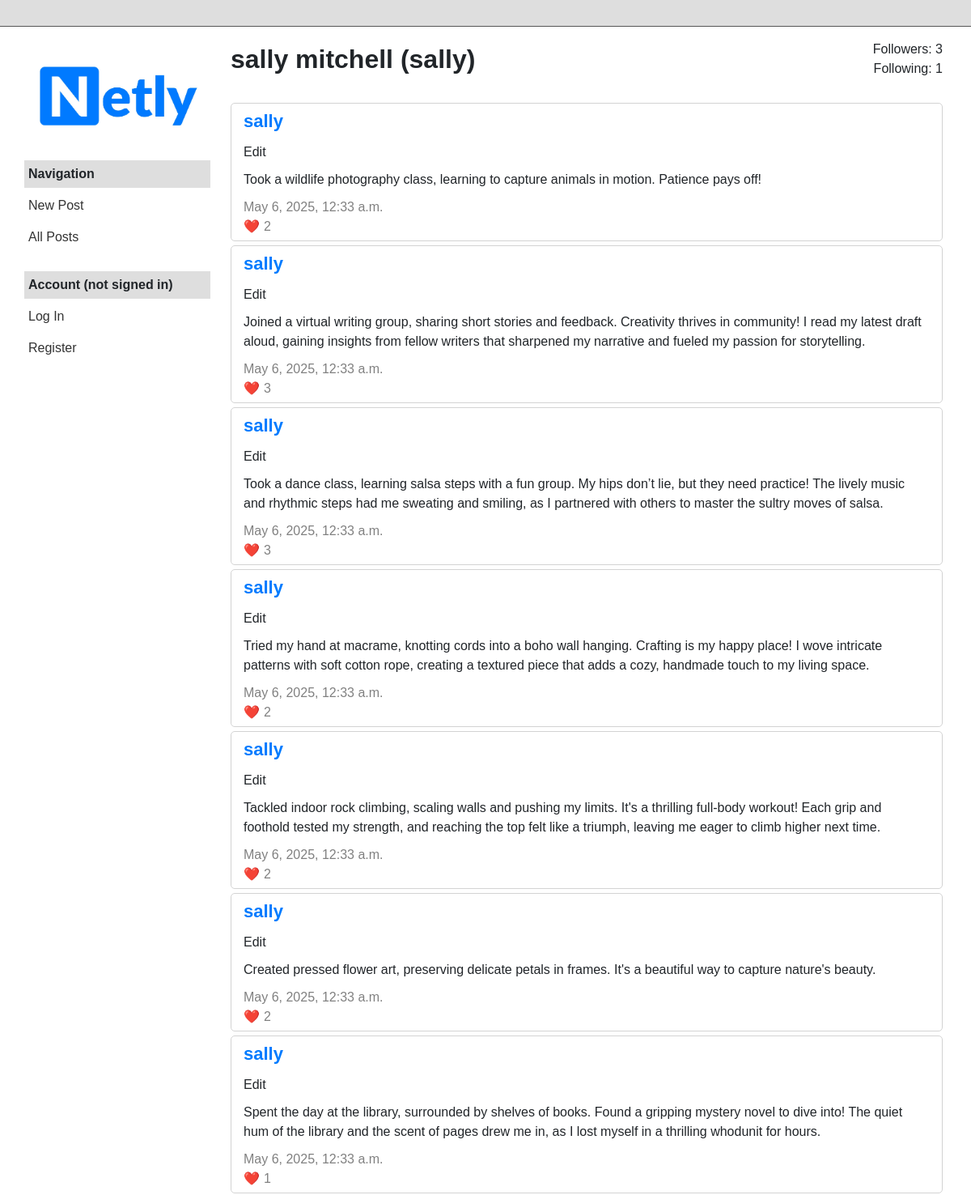
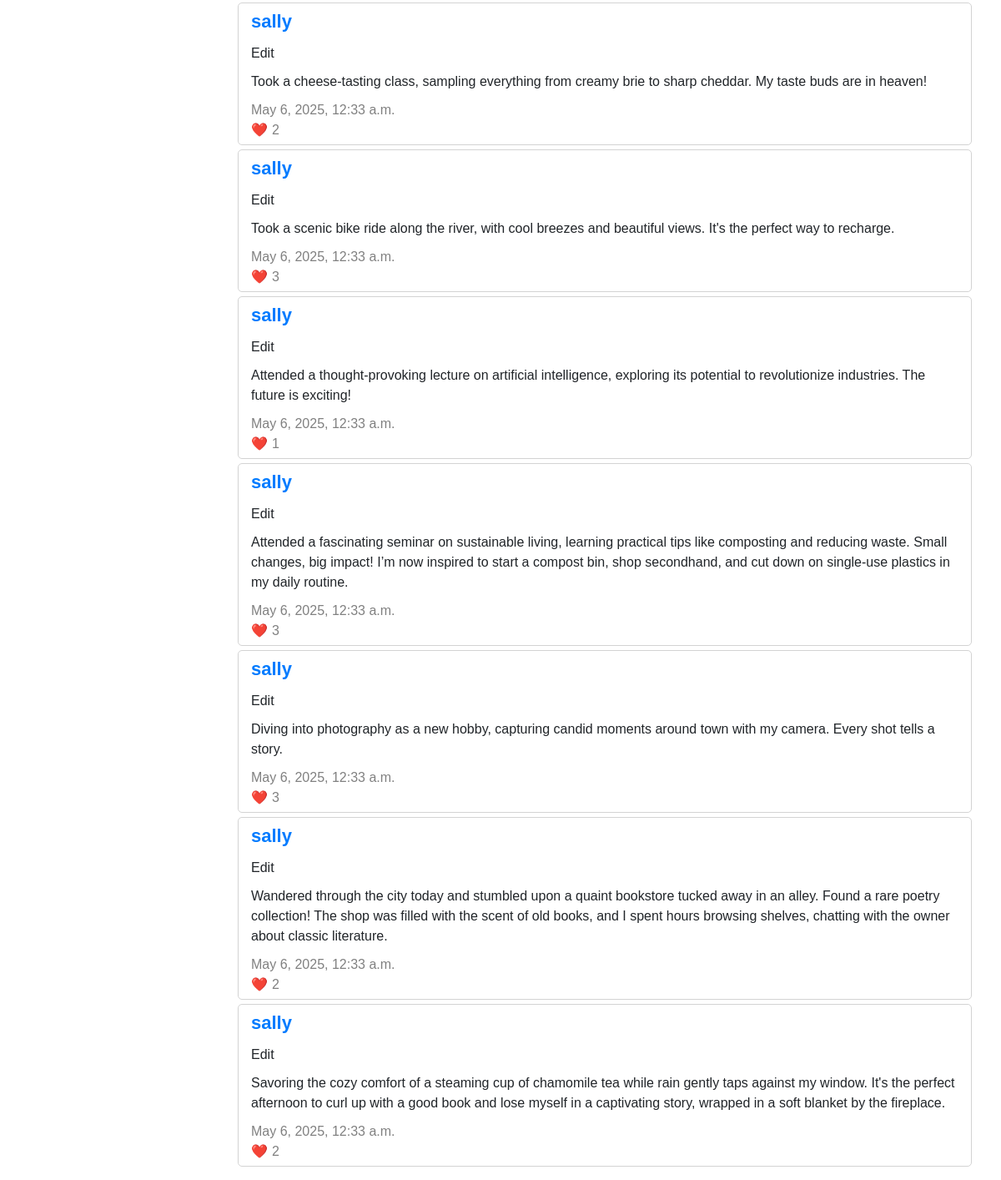
The app's page /profile/6, older data (2 pictures, top to bottom).
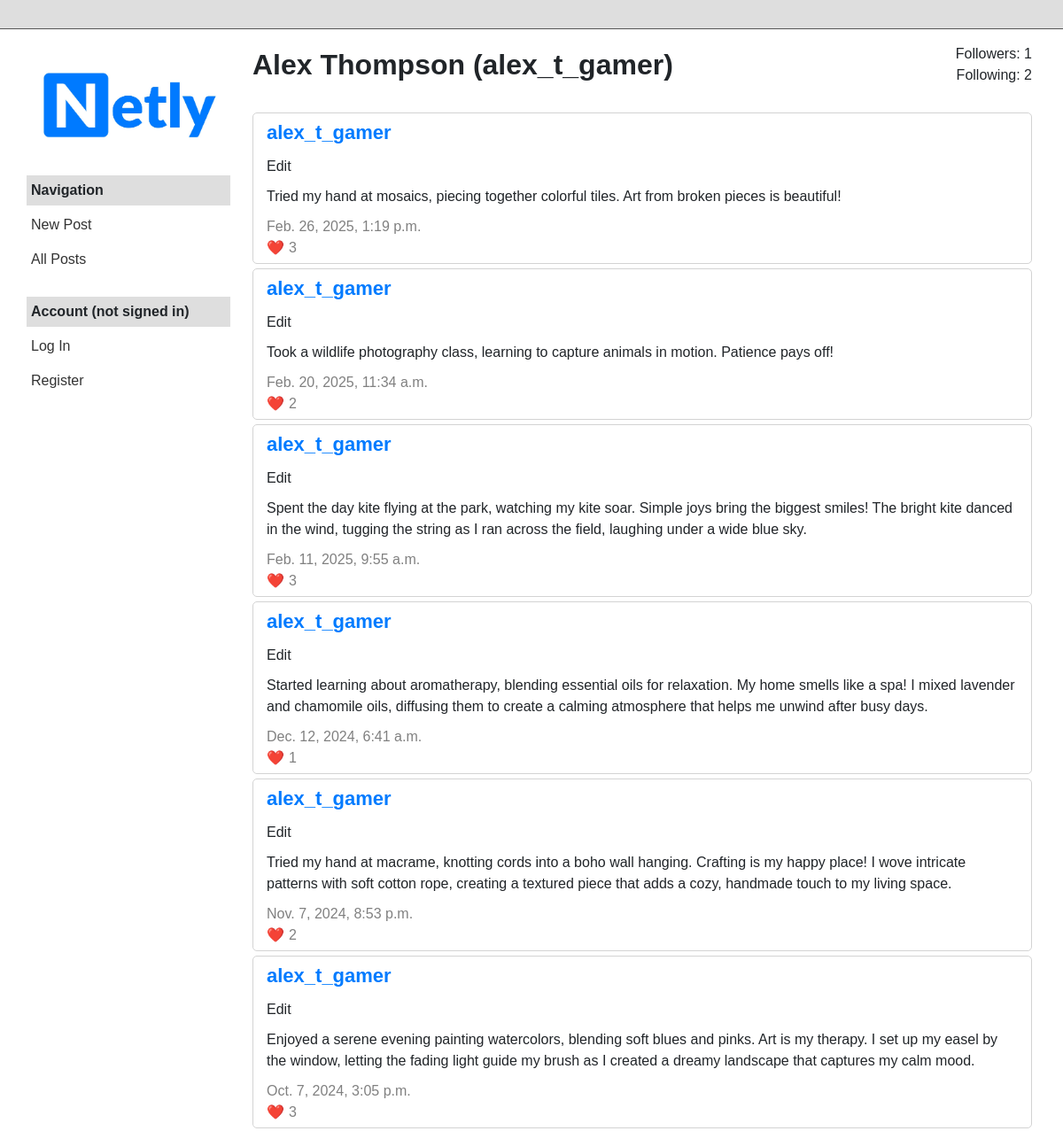
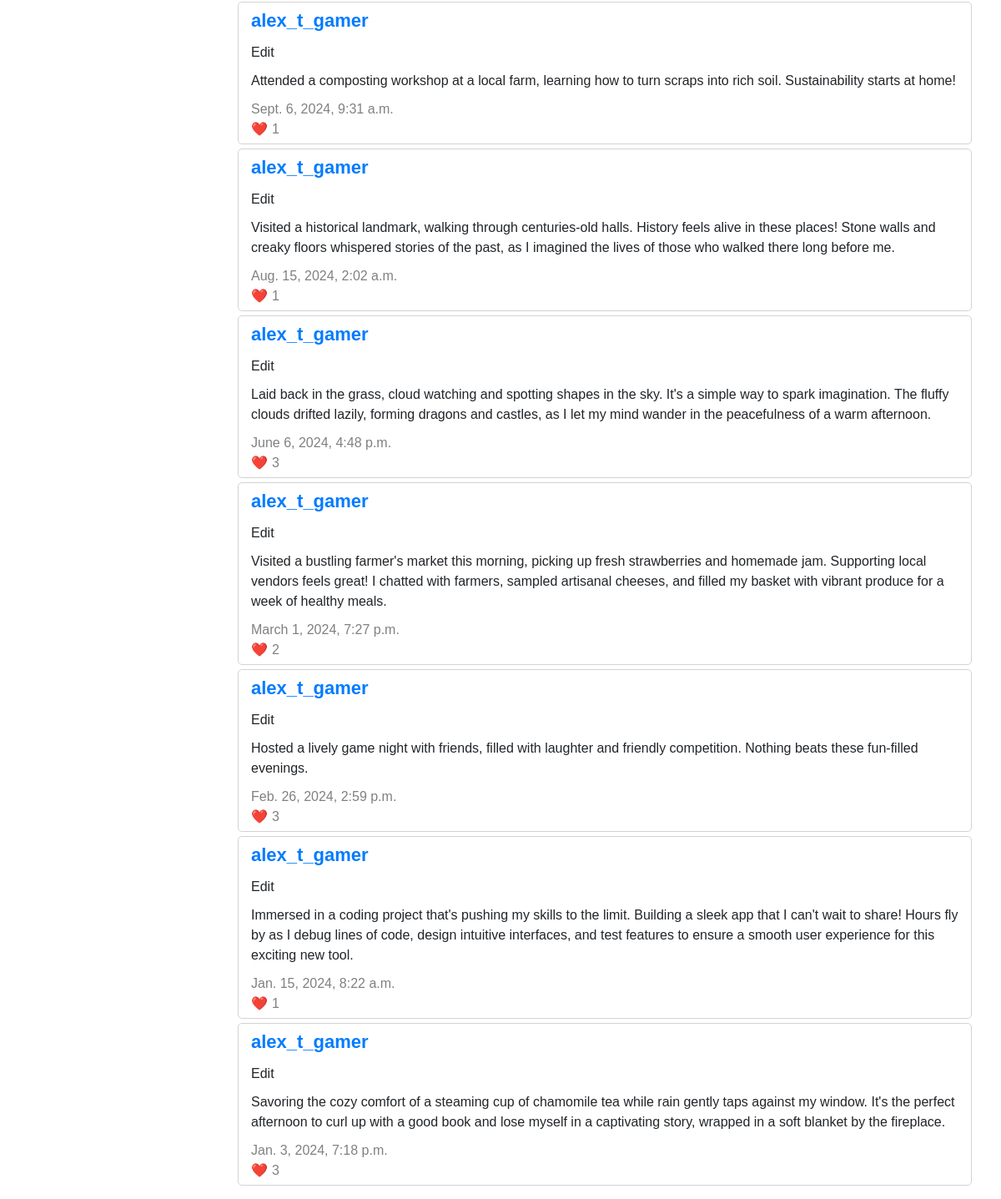
The same page, newer data (2 pictures, top to bottom).
### network/models.py (models this page shows, shortened)
class User(AbstractUser):
    def display_name(self):
        return f"{self.first_name} {self.last_name}" if self.first_name and self.last_name else self.username

class Post(models.Model):
    user = models.ForeignKey(User, on_delete=models.CASCADE, related_name="posts")
    content = models.TextField()
    created_at = models.DateTimeField(auto_now_add=True)
    def get_likes_count(self):
        return self.likes.count()

### network/views.py (the view)
# urls.py: path("profile/<int:user_id>", views.profile, name="profile"),
def profile(request, user_id):
    owner = User.objects.get(id=user_id)
    posts = Post.objects.filter(user=owner).order_by("-created_at")
    followers = Follow.objects.filter(followed=owner).count()
    following = Follow.objects.filter(follower=owner).count()
    is_following = request.user.is_following(owner) if request.user.is_authenticated else False
    if request.user.id == user_id:
        active_filter = "profile"
    else:
        active_filter = "other"
    return render(request, "network/profile.html", {
        "owner": owner,
        "posts": posts,
        "followers": followers,
        "following": following,
        "is_following": is_following,
        "active_filter": active_filter
    })

### network/templates/network/profile.html (shortened to what this page needs)
{% extends "network/layout.html" %}
{% load static %}
{% block body %}
    <div class="profile-container">
        <div class="profile-header-wrapper">
            <div class="profile-header">
                <div class="profile-info">
                    <div class="profile-name">{{ owner.display_name }} ({{ owner.username }})</div>
                </div>
                <div class="profile-stats">
                    <div>Followers: {{ followers }}</div>
                    <div>Following: {{ following }}</div>
                </div>
            </div>
        </div>
        <div class="profile-posts-container">
            {% for post in posts %}
                <div class="post-container">
                    <div class="post-name"><a href="{% url 'profile' post.user.id %}">{{ post.user.username }}</a></div>
                    <div class="post-edit">Edit</div>
                    <div class="post-content">{{ post.content }}</div>
                    <div class="post-date">{{ post.created_at }}</div>
                    <div class="post-likes">{{ post.get_likes_count }}</div>
                </div>
            {% endfor %}
        </div>
    </div>
{% endblock %}

Row changes from the older to the newer data that the page shows:
removed Post: user.username "sally", content "Took a wildlife photography class, learning to capture animals in motion. Patience pays off!", created_at "May 6, 2025, 12:33 a.m.", get_likes_count "2"
no longer on this page (row edited): Post: user.username "sally", content "Joined a virtual writing group, sharing short stories and feedback. Creativity thrives in community! I read my latest draft aloud, gaining insights from fellow writers that sharpened my narrative and fueled my passion for storytelling.", created_at "May 6, 2025, 12:33 a.m.", get_likes_count "3"
no longer on this page (row edited): Post: user.username "sally", content "Took a dance class, learning salsa steps with a fun group. My hips don’t lie, but they need practice! The lively music and rhythmic steps had me sweating and smiling, as I partnered with others to master the sultry moves of salsa.", created_at "May 6, 2025, 12:33 a.m.", get_likes_count "3"
removed Post: user.username "sally", content "Tried my hand at macrame, knotting cords into a boho wall hanging. Crafting is my happy place! I wove intricate patterns with soft cotton rope, creating a textured piece that adds a cozy, handmade touch to my living space.", created_at "May 6, 2025, 12:33 a.m.", get_likes_count "2"
no longer on this page (row edited): Post: user.username "sally", content "Tackled indoor rock climbing, scaling walls and pushing my limits. It's a thrilling full-body workout! Each grip and foothold tested my strength, and reaching the top felt like a triumph, leaving me eager to climb higher next time.", created_at "May 6, 2025, 12:33 a.m.", get_likes_count "2"
no longer on this page (row edited): Post: user.username "sally", content "Created pressed flower art, preserving delicate petals in frames. It's a beautiful way to capture nature's beauty.", created_at "May 6, 2025, 12:33 a.m.", get_likes_count "2"
no longer on this page (row edited): Post: user.username "sally", content "Spent the day at the library, surrounded by shelves of books. Found a gripping mystery novel to dive into! The quiet hum of the library and the scent of pages drew me in, as I lost myself in a thrilling whodunit for hours.", created_at "May 6, 2025, 12:33 a.m.", get_likes_count "1"
no longer on this page (row edited): Post: user.username "sally", content "Took a cheese-tasting class, sampling everything from creamy brie to sharp cheddar. My taste buds are in heaven!", created_at "May 6, 2025, 12:33 a.m.", get_likes_count "2"
no longer on this page (row edited): Post: user.username "sally", content "Took a scenic bike ride along the river, with cool breezes and beautiful views. It's the perfect way to recharge.", created_at "May 6, 2025, 12:33 a.m.", get_likes_count "3"
no longer on this page (row edited): Post: user.username "sally", content "Attended a thought-provoking lecture on artificial intelligence, exploring its potential to revolutionize industries. The future is exciting!", created_at "May 6, 2025, 12:33 a.m.", get_likes_count "1"
no longer on this page (row edited): Post: user.username "sally", content "Attended a fascinating seminar on sustainable living, learning practical tips like composting and reducing waste. Small changes, big impact! I’m now inspired to start a compost bin, shop secondhand, and cut down on single-use plastics in my daily routine.", created_at "May 6, 2025, 12:33 a.m.", get_likes_count "3"
no longer on this page (row edited): Post: user.username "sally", content "Diving into photography as a new hobby, capturing candid moments around town with my camera. Every shot tells a story.", created_at "May 6, 2025, 12:33 a.m.", get_likes_count "3"
no longer on this page (row edited): Post: user.username "sally", content "Wandered through the city today and stumbled upon a quaint bookstore tucked away in an alley. Found a rare poetry collection! The shop was filled with the scent of old books, and I spent hours browsing shelves, chatting with the owner about classic literature.", created_at "May 6, 2025, 12:33 a.m.", get_likes_count "2"
removed Post: user.username "sally", content "Savoring the cozy comfort of a steaming cup of chamomile tea while rain gently taps against my window. It's the perfect afternoon to curl up with a good book and lose myself in a captivating story, wrapped in a soft blanket by the fireplace.", created_at "May 6, 2025, 12:33 a.m.", get_likes_count "2"
changed User: display_name "sally mitchell" → "Alex Thompson"; username "sally" → "alex_t_gamer"
now on this page (row edited): Post: user.username "alex_t_gamer", content "Tried my hand at mosaics, piecing together colorful tiles. Art from broken pieces is beautiful!", created_at "Feb. 26, 2025, 1:19 p.m.", get_likes_count "3"
added Post: user.username "alex_t_gamer", content "Took a wildlife photography class, learning to capture animals in motion. Patience pays off!", created_at "Feb. 20, 2025, 11:34 a.m.", get_likes_count "2"
now on this page (row edited): Post: user.username "alex_t_gamer", content "Spent the day kite flying at the park, watching my kite soar. Simple joys bring the biggest smiles! The bright kite danced in the wind, tugging the string as I ran across the field, laughing under a wide blue sky.", created_at "Feb. 11, 2025, 9:55 a.m.", get_likes_count "3"
now on this page (row edited): Post: user.username "alex_t_gamer", content "Started learning about aromatherapy, blending essential oils for relaxation. My home smells like a spa! I mixed lavender and chamomile oils, diffusing them to create a calming atmosphere that helps me unwind after busy days.", created_at "Dec. 12, 2024, 6:41 a.m.", get_likes_count "1"
added Post: user.username "alex_t_gamer", content "Tried my hand at macrame, knotting cords into a boho wall hanging. Crafting is my happy place! I wove intricate patterns with soft cotton rope, creating a textured piece that adds a cozy, handmade touch to my living space.", created_at "Nov. 7, 2024, 8:53 p.m.", get_likes_count "2"
now on this page (row edited): Post: user.username "alex_t_gamer", content "Enjoyed a serene evening painting watercolors, blending soft blues and pinks. Art is my therapy. I set up my easel by the window, letting the fading light guide my brush as I created a dreamy landscape that captures my calm mood.", created_at "Oct. 7, 2024, 3:05 p.m.", get_likes_count "3"
now on this page (row edited): Post: user.username "alex_t_gamer", content "Attended a composting workshop at a local farm, learning how to turn scraps into rich soil. Sustainability starts at home!", created_at "Sept. 6, 2024, 9:31 a.m.", get_likes_count "1"
now on this page (row edited): Post: user.username "alex_t_gamer", content "Visited a historical landmark, walking through centuries-old halls. History feels alive in these places! Stone walls and creaky floors whispered stories of the past, as I imagined the lives of those who walked there long before me.", created_at "Aug. 15, 2024, 2:02 a.m.", get_likes_count "1"
now on this page (row edited): Post: user.username "alex_t_gamer", content "Laid back in the grass, cloud watching and spotting shapes in the sky. It's a simple way to spark imagination. The fluffy clouds drifted lazily, forming dragons and castles, as I let my mind wander in the peacefulness of a warm afternoon.", created_at "June 6, 2024, 4:48 p.m.", get_likes_count "3"
now on this page (row edited): Post: user.username "alex_t_gamer", content "Visited a bustling farmer's market this morning, picking up fresh strawberries and homemade jam. Supporting local vendors feels great! I chatted with farmers, sampled artisanal cheeses, and filled my basket with vibrant produce for a week of healthy meals.", created_at "March 1, 2024, 7:27 p.m.", get_likes_count "2"
now on this page (row edited): Post: user.username "alex_t_gamer", content "Hosted a lively game night with friends, filled with laughter and friendly competition. Nothing beats these fun-filled evenings.", created_at "Feb. 26, 2024, 2:59 p.m.", get_likes_count "3"
now on this page (row edited): Post: user.username "alex_t_gamer", content "Immersed in a coding project that's pushing my skills to the limit. Building a sleek app that I can't wait to share! Hours fly by as I debug lines of code, design intuitive interfaces, and test features to ensure a smooth user experience for this exciting new tool.", created_at "Jan. 15, 2024, 8:22 a.m.", get_likes_count "1"
added Post: user.username "alex_t_gamer", content "Savoring the cozy comfort of a steaming cup of chamomile tea while rain gently taps against my window. It's the perfect afternoon to curl up with a good book and lose myself in a captivating story, wrapped in a soft blanket by the fireplace.", created_at "Jan. 3, 2024, 7:18 p.m.", get_likes_count "3"
Text that changed along with them:
{{ followers }}: "3" → "1"
{{ following }}: "1" → "2"
